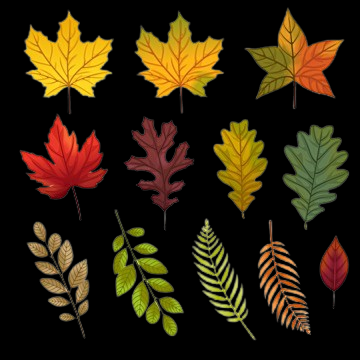
#> input picture daunhitam.png, 360 x 360 px, found by its file name
$ python countobject.py
#> lines starting #> are read from the running program, lines starting #| are printed output that depends on the picture; after the words box and inside, x2 and y2 are one past the last pixel; in counts of white or black regions, pixels touching at a corner belong together
# import the necessary packages
import argparse
import imutils
import cv2
# construct the argument parser and parse the argument
# load the input image (whose path was supplied via command line
# argument) and display the image to our screen
image = cv2.imread("daunhitam.png")
#> image is the input picture: shape (360, 360, 3); mean B, G, R 12.4, 33.9, 46.8
cv2.imshow("Image", image)
cv2.waitKey(0)

blurred = cv2.GaussianBlur(image, (5, 5), 0)
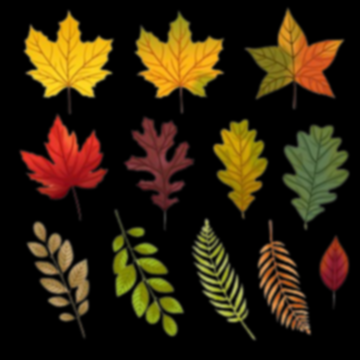
#> blurred: shape (360, 360, 3); mean B, G, R 12.4, 33.9, 46.8
cv2.imshow("Blurred", blurred)
cv2.waitKey(0)

# convert the image to grayscale
gray = cv2.cvtColor(blurred, cv2.COLOR_BGR2GRAY)
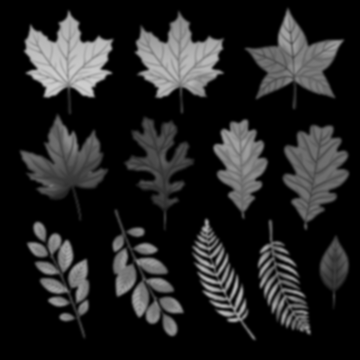
#> gray: shape (360, 360); min 0, max 207, mean 35.3
cv2.imshow("Gray", gray)
cv2.waitKey(0)


# threshold the image by setting all pixel values less than 225
# to 255 (white; foreground) and all pixel values >= 225 to 255
# (black; background), thereby segmenting the image
# thresh = cv2.threshold(gray, 175, 255, cv2.THRESH_BINARY_INV)[1]
# cv2.imshow("Thresh", thresh)
# cv2.waitKey(0)
# find contours (i.e., outlines) of the foreground objects in the
# thresholded image
cnts = cv2.findContours(gray.copy(), cv2.RETR_EXTERNAL,cv2.CHAIN_APPROX_SIMPLE)
#> cnts = 12 contours; largest, box (x1, y1, x2, y2) and area: (21, 8, 116, 116) 5622, (132, 8, 227, 116) 5502, (242, 5, 346, 111) 5097, (110, 207, 186, 339) 5005, (17, 112, 110, 223) 4880
cnts = imutils.grab_contours(cnts)
output = blurred.copy()


# loop over the contours
# for c in cnts:
# 	# draw each contour on the output image with a 3px thick purple
# 	# outline, then display the output contours one at a time

cv2.drawContours(output, cnts, -1, (240, 0, 159), 3)
cv2.imshow("Contours", output)
cv2.waitKey(0)


# draw the total number of contours found in purple
text = "I found {} objects!".format(len(cnts))
#> text = 'I found 12 objects!'
cv2.putText(output, text, (10, 25),  cv2.FONT_HERSHEY_SIMPLEX, 0.7,
	(240, 0, 159), 2)
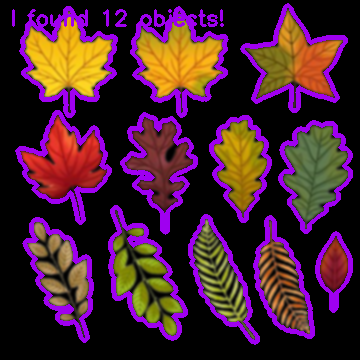
#> output: shape (360, 360, 3); mean B, G, R 49.6, 32.5, 70.4
cv2.imshow("Contours", output)
cv2.waitKey(0)
